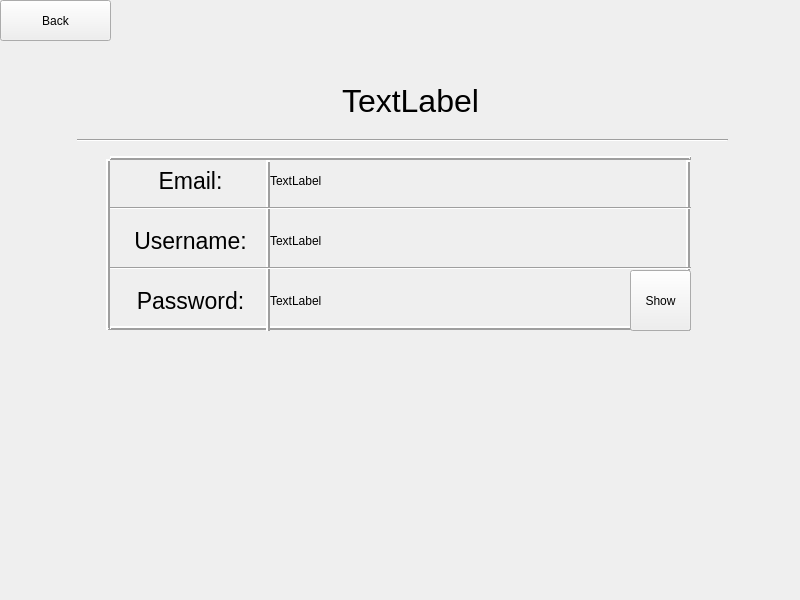
<?xml version="1.0" encoding="UTF-8"?>
<ui version="4.0">
 <class>Widget</class>
 <widget class="QWidget" name="Widget">
  <property name="geometry">
   <rect>
    <x>0</x>
    <y>0</y>
    <width>800</width>
    <height>600</height>
   </rect>
  </property>
  <property name="windowTitle">
   <string>Widget</string>
  </property>
  <widget class="QPushButton" name="pushButton">
   <property name="geometry">
    <rect>
     <x>0</x>
     <y>0</y>
     <width>111</width>
     <height>41</height>
    </rect>
   </property>
   <property name="text">
    <string>Back</string>
   </property>
  </widget>
  <widget class="QLabel" name="StoreName">
   <property name="geometry">
    <rect>
     <x>150</x>
     <y>60</y>
     <width>521</width>
     <height>81</height>
    </rect>
   </property>
   <property name="font">
    <font>
     <pointsize>24</pointsize>
    </font>
   </property>
   <property name="text">
    <string>TextLabel</string>
   </property>
   <property name="alignment">
    <set>Qt::AlignCenter</set>
   </property>
  </widget>
  <widget class="Line" name="line">
   <property name="geometry">
    <rect>
     <x>77</x>
     <y>130</y>
     <width>651</width>
     <height>20</height>
    </rect>
   </property>
   <property name="orientation">
    <enum>Qt::Horizontal</enum>
   </property>
  </widget>
  <widget class="QLabel" name="label">
   <property name="geometry">
    <rect>
     <x>110</x>
     <y>150</y>
     <width>161</width>
     <height>61</height>
    </rect>
   </property>
   <property name="font">
    <font>
     <pointsize>17</pointsize>
    </font>
   </property>
   <property name="frameShadow">
    <enum>QFrame::Raised</enum>
   </property>
   <property name="text">
    <string>Email:</string>
   </property>
   <property name="alignment">
    <set>Qt::AlignCenter</set>
   </property>
  </widget>
  <widget class="QLabel" name="label_2">
   <property name="geometry">
    <rect>
     <x>110</x>
     <y>210</y>
     <width>161</width>
     <height>61</height>
    </rect>
   </property>
   <property name="font">
    <font>
     <pointsize>17</pointsize>
    </font>
   </property>
   <property name="frameShadow">
    <enum>QFrame::Raised</enum>
   </property>
   <property name="text">
    <string>Username:</string>
   </property>
   <property name="alignment">
    <set>Qt::AlignCenter</set>
   </property>
  </widget>
  <widget class="QLabel" name="label_3">
   <property name="geometry">
    <rect>
     <x>110</x>
     <y>270</y>
     <width>161</width>
     <height>61</height>
    </rect>
   </property>
   <property name="font">
    <font>
     <pointsize>17</pointsize>
    </font>
   </property>
   <property name="frameShadow">
    <enum>QFrame::Raised</enum>
   </property>
   <property name="text">
    <string>Password:</string>
   </property>
   <property name="alignment">
    <set>Qt::AlignCenter</set>
   </property>
  </widget>
  <widget class="QLabel" name="label_4">
   <property name="geometry">
    <rect>
     <x>270</x>
     <y>150</y>
     <width>421</width>
     <height>61</height>
    </rect>
   </property>
   <property name="frameShadow">
    <enum>QFrame::Raised</enum>
   </property>
   <property name="text">
    <string>TextLabel</string>
   </property>
  </widget>
  <widget class="QLabel" name="label_5">
   <property name="geometry">
    <rect>
     <x>270</x>
     <y>210</y>
     <width>421</width>
     <height>61</height>
    </rect>
   </property>
   <property name="frameShadow">
    <enum>QFrame::Raised</enum>
   </property>
   <property name="text">
    <string>TextLabel</string>
   </property>
  </widget>
  <widget class="QLabel" name="label_6">
   <property name="geometry">
    <rect>
     <x>270</x>
     <y>270</y>
     <width>421</width>
     <height>61</height>
    </rect>
   </property>
   <property name="frameShadow">
    <enum>QFrame::Raised</enum>
   </property>
   <property name="text">
    <string>TextLabel</string>
   </property>
  </widget>
  <widget class="Line" name="line_2">
   <property name="geometry">
    <rect>
     <x>110</x>
     <y>150</y>
     <width>581</width>
     <height>16</height>
    </rect>
   </property>
   <property name="frameShadow">
    <enum>QFrame::Raised</enum>
   </property>
   <property name="lineWidth">
    <number>2</number>
   </property>
   <property name="orientation">
    <enum>Qt::Horizontal</enum>
   </property>
  </widget>
  <widget class="Line" name="line_3">
   <property name="geometry">
    <rect>
     <x>100</x>
     <y>159</y>
     <width>16</width>
     <height>171</height>
    </rect>
   </property>
   <property name="frameShadow">
    <enum>QFrame::Raised</enum>
   </property>
   <property name="lineWidth">
    <number>2</number>
   </property>
   <property name="orientation">
    <enum>Qt::Vertical</enum>
   </property>
  </widget>
  <widget class="Line" name="line_4">
   <property name="geometry">
    <rect>
     <x>110</x>
     <y>320</y>
     <width>581</width>
     <height>16</height>
    </rect>
   </property>
   <property name="frameShadow">
    <enum>QFrame::Raised</enum>
   </property>
   <property name="lineWidth">
    <number>2</number>
   </property>
   <property name="orientation">
    <enum>Qt::Horizontal</enum>
   </property>
  </widget>
  <widget class="Line" name="line_5">
   <property name="geometry">
    <rect>
     <x>680</x>
     <y>160</y>
     <width>16</width>
     <height>171</height>
    </rect>
   </property>
   <property name="frameShadow">
    <enum>QFrame::Raised</enum>
   </property>
   <property name="lineWidth">
    <number>2</number>
   </property>
   <property name="orientation">
    <enum>Qt::Vertical</enum>
   </property>
  </widget>
  <widget class="Line" name="line_6">
   <property name="geometry">
    <rect>
     <x>260</x>
     <y>160</y>
     <width>16</width>
     <height>171</height>
    </rect>
   </property>
   <property name="frameShadow">
    <enum>QFrame::Raised</enum>
   </property>
   <property name="lineWidth">
    <number>2</number>
   </property>
   <property name="orientation">
    <enum>Qt::Vertical</enum>
   </property>
  </widget>
  <widget class="Line" name="line_7">
   <property name="geometry">
    <rect>
     <x>110</x>
     <y>200</y>
     <width>581</width>
     <height>16</height>
    </rect>
   </property>
   <property name="orientation">
    <enum>Qt::Horizontal</enum>
   </property>
  </widget>
  <widget class="Line" name="line_8">
   <property name="geometry">
    <rect>
     <x>110</x>
     <y>260</y>
     <width>581</width>
     <height>16</height>
    </rect>
   </property>
   <property name="orientation">
    <enum>Qt::Horizontal</enum>
   </property>
  </widget>
  <widget class="QPushButton" name="showPassword">
   <property name="geometry">
    <rect>
     <x>630</x>
     <y>270</y>
     <width>61</width>
     <height>61</height>
    </rect>
   </property>
   <property name="text">
    <string>Show</string>
   </property>
  </widget>
 </widget>
 <resources/>
 <connections/>
</ui>
